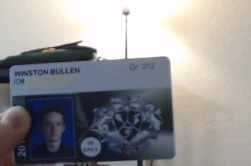
//> input picture IdentifiedCards/2020-10-16 @ 21h49m41s.jpg, 251 x 166 px, given in place of the camera
$ ./IDDetector   (built with g++ and OpenCV 4)
//> lines starting //> are read from the running program, lines starting //| are printed output that depends on the picture; after the words box and inside, x2 and y2 are one past the last pixel; in counts of white or black regions, pixels touching at a corner belong together
//> further down, frame is the input picture: 166 rows x 251 cols, CV_8UC3; mean B, G, R 147.7, 146.6, 147
#include <opencv2/opencv.hpp>
#include <iostream>
#include <time.h>
#include <chrono>
#include <ctime>
#include <stdio.h>

using namespace cv;
using namespace std;

// Get the current date & time for naming the card save.
const std::string currentDateTime() {
    time_t     now = time(0);
    struct tm  tstruct;
    char       buf[80];
    tstruct = *localtime(&now);
    // Visit http://en.cppreference.com/w/cpp/chrono/c/strftime
    // for more information about date/time format
    strftime(buf, sizeof(buf), "%Y-%m-%d @ %Hh%Mm%Ss", &tstruct);

    return buf;
}

// Resize, blur, and filter by white and green HSV for computational efficiency.
Mat preprocessFrame(Mat frame) {
    resize(frame, frame, Size(640, 480), 0, 0);
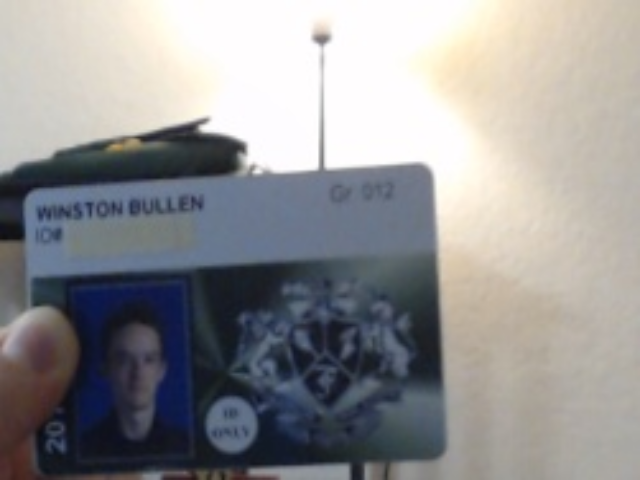
//> frame: 480 rows x 640 cols, CV_8UC3; mean B, G, R 147.6, 146.5, 146.9
    Mat blurred;
    GaussianBlur(frame, blurred, Size(11, 11), 0, 0);
    Mat hsv;
    cvtColor(blurred, hsv, COLOR_BGR2HSV);
//> hsv: 480 rows x 640 cols, CV_8UC3; mean H, S, V 72.1, 46.7, 157.1
    Mat maskWG;
    inRange(hsv, Scalar(91, 64, 44), Scalar(237, 220, 201), maskWG);
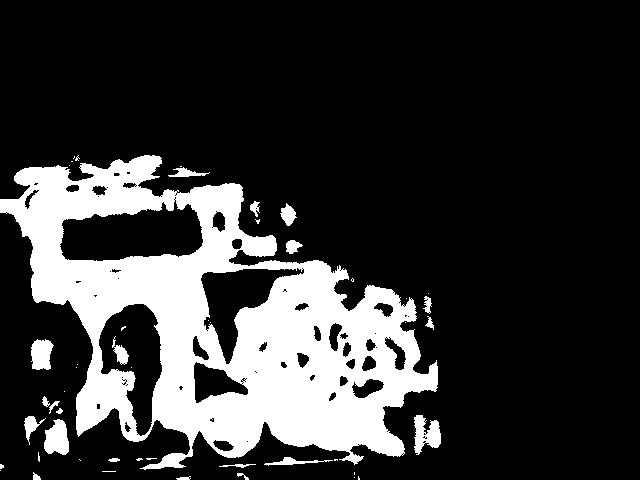
//> maskWG: 480 rows x 640 cols, CV_8UC1; 20.8% white; 49 white regions (28 under 20 px)
    return maskWG;
}

// Filters out contours that are noise by asserting certain conditions. Conditions include size and
// height/width ratio requirements.
bool falseContour(size_t i, vector<vector<Point> > contours, vector<Rect> boundRect) {
    if (contourArea(contours[i]) <= 200.0) return true;
    if (((boundRect[(int)i].width) / 1.4) < (boundRect[(int)i].height)) return true;
    if (((boundRect[(int)i].width) * (boundRect[(int)i].height)) < 1000) return true;
    if ((((boundRect[(int)i].width) * (boundRect[(int)i].height)) * 0.5) > contourArea(contours[i])) return true;
    return false;
}

// Save the region of the image containing the detected student card with the corresponding date and
// time of capture.
void saveCard(Mat frame, vector<vector<Point> > contours, vector<Rect> boundRect, Mat drawing,
              vector<vector<Point> > contours_poly, size_t i) {
    drawContours( drawing, contours_poly, (int)i, Scalar(0, 255, 0) );
    rectangle( drawing, boundRect[i].tl(), boundRect[i].br(), Scalar(0, 255, 0), 2 );
    int X = (int)(boundRect[(int)i].x);
    int Y = (int)(boundRect[(int)i].y);
    int W = ((int)(boundRect[(int)i]).width);
    int H = (int)(boundRect[(int)i].height);
    Rect crop(X, abs(Y - 55), W + 80, H + 60);
    Mat cardFrame = frame(crop);

    string cDate = currentDateTime();
    string filepath = "../../IdentifiedCards/" + cDate + ".jpg";
    cout << "Student Card Identified @: " << cDate << endl;
    imwrite(filepath, cardFrame);
}

int main() {

    VideoCapture cap(0);
    if (!(cap.open(0))) {
        return 0;
    }

    while(true) {
        Mat frame;
        cap.read(frame);
        Mat maskWG = preprocessFrame(frame);

        vector<vector<Point> > contours;
        vector<Vec4i> hierarchy;
        findContours(maskWG, contours, hierarchy, RETR_EXTERNAL, CHAIN_APPROX_SIMPLE);
//> contours = 44 contours, 26 with area under 20; largest, box (x1, y1, x2, y2) and area: (0, 155, 438, 470) 77768, (44, 419, 69, 455) 617, (414, 415, 441, 455) 603, (31, 339, 54, 370) 506, (280, 203, 297, 226) 196
        vector<vector<Point> > contours_poly( contours.size() );
//> contours_poly = 44 empty contours
        vector<Rect> boundRect( contours.size() );

        Mat drawing = Mat::zeros(maskWG.size(), CV_8UC3 );
        for (size_t i = 0; i< contours.size(); i++) {
            approxPolyDP( contours[i], contours_poly[i], 3, true );
            boundRect[i] = boundingRect( contours_poly[i] );
            if (falseContour(i, contours, boundRect)) continue;
            saveCard(frame, contours, boundRect, drawing, contours_poly, i);
        }
//> this loop made 44 passes
//> drawing: 480 rows x 640 cols, CV_8UC3; every value is 0

        imshow("Feed", drawing);
        if (waitKey(1) >= 0) {
//> the Esc key is pressed
            break;
        }
    }
}

$ run again, on IdentifiedCards/2020-10-16 @ 21h49m42s.jpg
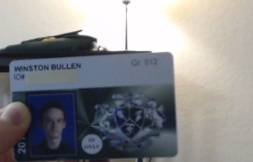
//> input picture IdentifiedCards/2020-10-16 @ 21h49m42s.jpg, 253 x 162 px, given in place of the camera
//> frame is the input picture: 162 rows x 253 cols, CV_8UC3; mean B, G, R 140.1, 138, 137.8
//> in preprocessFrame, `resize(frame, frame, Size(640, 480), 0, 0);`:
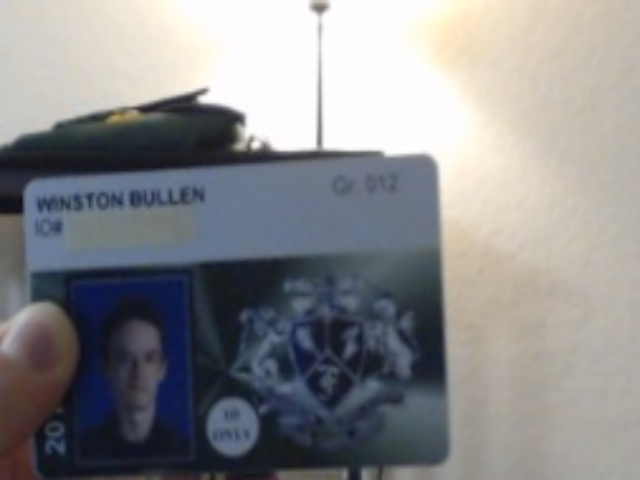
//> frame: 480 rows x 640 cols, CV_8UC3; mean B, G, R 139.9, 137.9, 137.7
//> hsv: 480 rows x 640 cols, CV_8UC3; mean H, S, V 73.7, 48.8, 148.5
//> in preprocessFrame, `inRange(hsv, Scalar(91, 64, 44), Scalar(237, 220, 201), maskWG);`:
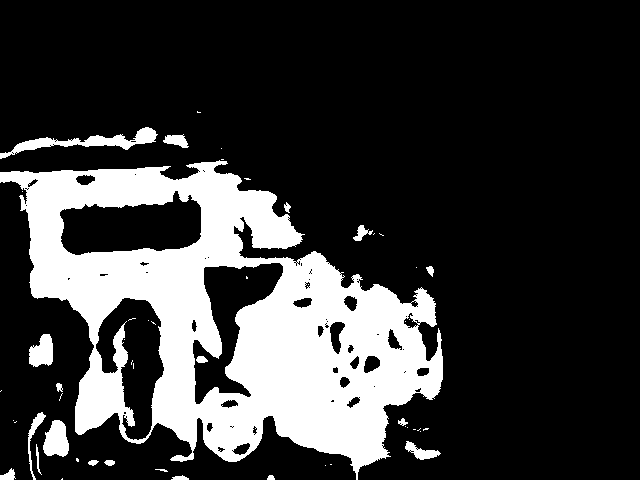
//> maskWG: 480 rows x 640 cols, CV_8UC1; 22.5% white; 52 white regions (32 under 20 px)
//> contours = 41 contours, 23 with area under 20; largest, box (x1, y1, x2, y2) and area: (0, 160, 443, 480) 82720, (0, 127, 158, 159) 1176, (43, 420, 69, 457) 656, (29, 334, 53, 367) 537, (405, 441, 441, 460) 262
//> contours_poly = 41 empty contours
//> the loop `for (size_t i = 0; i< contours.size(); i++)` made 41 passes
